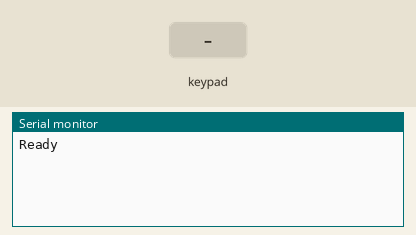
Bench run of a sketch on a simulated Arduino Micro, built with avr-gcc and run on an emulated ATmega32U4. Parts: the last lines printed to the serial monitor. Inputs (shaded band) come from the test bench. USB keyboard and mouse output is not drawn.

Above: at 2.2 s.
2.3 s: key '4' pressed
At 3.4 s:
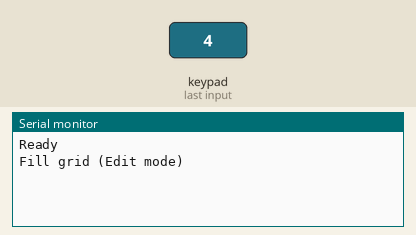
3.8 s: keypad keys 1 2 pressed 0.4 s apart
At 4.9 s:
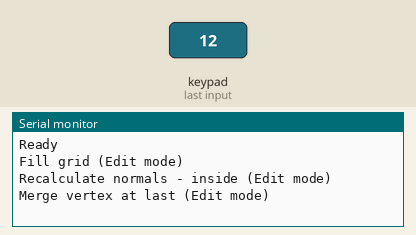
6.1 s: key '9' pressed
At 6.6 s:
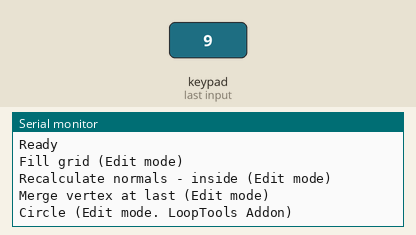
7.6 s: keypad keys 2 5 pressed 0.4 s apart
At 8.9 s:
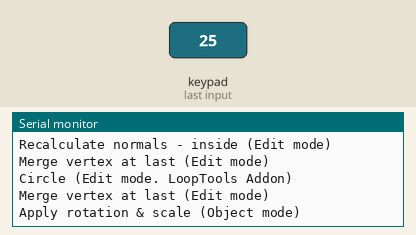
9.9 s: key '3' pressed
At 10.4 s:
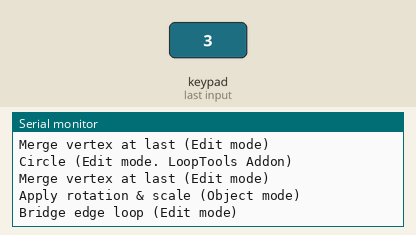
11.4 s: key '8' pressed
At 11.8 s:
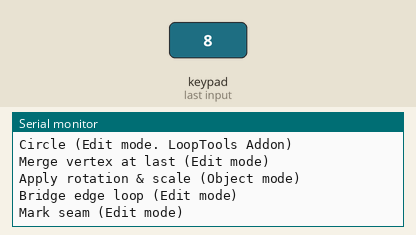

The sketch:

TenKeysKeyboard.ino
```cpp
// (licence header left out)
#include <Keypad.h>
#include <Keyboard.h>
#include "config.h"

Keypad kp = Keypad(makeKeymap(keymap), rowPins, colPins, ROWS, COLS);
bool shadeFlat = true;

void setup()
{
  Keyboard.begin();
  Serial.begin(9600);
  delay(1000);
  Serial.println("Ready");
}

void loop()
{
  blenderProfile();
}

/**
 * Macros for Blender 2.78c
 *
 * k1:  Recalculate normals - outside (Edit mode)
 * k2:  Recalculate normals - inside  (Edit mode)
 * k3:  Merge vertex at last          (Edit mode)
 * k4:  Bridge edge loop              (Edit mode)
 * k5:  Fill grid                     (Edit mode)
 * k6:  Apply rotation & scale        (Object mode)
 * k7:  Toggle Smooth/Flat shading    (Object/Edit mode)
 * k8:  Set origin                    (Object mode)
 * k9:  Mark seam                     (Edit mode)
 * k10: Circle - LoopTools Addon      (Edit mode)
 */
void blenderProfile()
{
  char keyPressed = kp.getKey();

  if(keyPressed != NO_KEY)
  {
    switch(keyPressed)
    {
      case '0':
        // Ctrl+N
        Serial.println("Recalculate normals - outside (Edit mode)");
        Keyboard.press(KEY_LEFT_CTRL);
        Keyboard.press('n');
        Keyboard.releaseAll();
        break;
      case '1':
        // Ctrl+Shift+N
        Serial.println("Recalculate normals - inside (Edit mode)");
        Keyboard.press(KEY_LEFT_CTRL);
        Keyboard.press(KEY_LEFT_SHIFT);
        Keyboard.press('n');
        Keyboard.releaseAll();
        break;
      case '2':
        // Alt+M, Alt+L
        Serial.println("Merge vertex at last (Edit mode)");
        Keyboard.press(KEY_LEFT_ALT);
        Keyboard.press('m');
        delay(50);
        Keyboard.releaseAll();
        Keyboard.press(KEY_LEFT_ALT);
        Keyboard.press('l');
        delay(50);
        Keyboard.releaseAll();
        break;
      case '3':
        // Space, "Bridge Edge Loops", return
        Serial.println("Bridge edge loop (Edit mode)");
        Keyboard.press(' ');
        delay(50);
        Keyboard.release(' ');
        Keyboard.print("Bridge Edge");
        delay(100);
        Keyboard.write(KEY_RETURN);
        break;
      case '4':
        // Space, "Grid Fill", return
        Serial.println("Fill grid (Edit mode)");
        Keyboard.press(' ');
        delay(50);
        Keyboard.release(' ');
        Keyboard.print("Grid Fill");
        delay(100);
        Keyboard.write(KEY_RETURN);
        break;
      case '5':
        // Ctrl+A, Alt+O
        Serial.println("Apply rotation & scale (Object mode)");
        Keyboard.press(KEY_LEFT_CTRL);
        Keyboard.press('a');
        Keyboard.releaseAll();
        Keyboard.press(KEY_LEFT_ALT);
        Keyboard.press('o');
        Keyboard.releaseAll();
        break;
      case '6':
        // Space, "Shade Smooth", return
        // Space, "Shade Flat", return
        Serial.println("Toggle Smooth/Flat shading");
        Keyboard.write(' ');
        Keyboard.press(KEY_DELETE);
        delay(100);
        Keyboard.release(KEY_DELETE);

        if(shadeFlat)
        {
          // String splited to avoid bug with the double "oo" on word "smooth"
          Keyboard.print("Shade Sm");
          Keyboard.press('o');
          delay(50);
          Keyboard.release('o');
          Keyboard.press('o');
          delay(50);
          Keyboard.release('o');
          Keyboard.print("th");
        }
        else
        {
          Keyboard.print("Shade Flat");
        }
        delay(100);
        Keyboard.write(KEY_RETURN);
        Keyboard.releaseAll();
        shadeFlat = !shadeFlat;
        break;
      case '7':
        // Shift+Ctrl+Alt+C
        Serial.println("Set origin (Object mode)");
        Keyboard.press(KEY_LEFT_SHIFT);
        Keyboard.press(KEY_LEFT_CTRL);
        Keyboard.press(KEY_LEFT_ALT);
        Keyboard.press('c');
        Keyboard.releaseAll();
        break;
      case '8':
        // Ctrl+E, Alt+A
        Serial.println("Mark seam (Edit mode)");
        Keyboard.press(KEY_LEFT_CTRL);
        Keyboard.press('e');
        Keyboard.releaseAll();
        Keyboard.press(KEY_LEFT_ALT);
        Keyboard.press('a');
        Keyboard.releaseAll();
        break;
      case '9':
        // W, ALT+L, ALT+C
        Serial.println("Circle (Edit mode. LoopTools Addon)");
        Keyboard.press('w');
        Keyboard.releaseAll();
        Keyboard.press(KEY_LEFT_ALT);
        Keyboard.press('l');
        Keyboard.releaseAll();
        Keyboard.press(KEY_LEFT_ALT);
        Keyboard.press('c');
        Keyboard.releaseAll();
        break;
    }
  }
}

/**
 * For testing keys and actions
 */
//void keyTest()
//{
////  char keyPressed = kp.getKey();
////
////  if(keyPressed != NO_KEY)
////  {
////    Serial.println(keyPressed);
////  }
//
//  String msg = "";
//  if(kp.getKeys())
//  {
//    for (int i=0; i<LIST_MAX; i++)   // Scan the whole key list.
//    {
//      // Only find keys that have changed state.
//      if ( kp.key[i].stateChanged )
//      {
//          switch (kp.key[i].kstate) {  // Report active key state : IDLE, PRESSED, HOLD, or RELEASED
//              case PRESSED:
//              msg = " PRESSED.";
//          break;
//              case HOLD:
//              msg = " HOLD.";
//          break;
//              case RELEASED:
//              msg = " RELEASED.";
//          break;
//              case IDLE:
//              msg = " IDLE.";
//          }
//          Serial.print("Key ");
//          Serial.print(kp.key[i].kchar);
//          Serial.println(msg);
//      }
//    }
//  }
//}
```

config.h
```cpp
/**
 * Ten Keys Keyboard configuration
 *
 * Set for Arduino Micro and a 2x5
 * Cherry MX maxtrix
 */

#ifndef config_h
#define config_h

const byte ROWS = 5;
const byte COLS = 2;

char keymap[ROWS][COLS] =
{
  {'4', '9'}, // K10, K5
  {'3', '8'}, // K9, K4
  {'2', '7'}, // K8, K3
  {'1', '6'}, // K7, K2
  {'0', '5'}  // K6, K1
};

byte rowPins[ROWS] = {A10, A0, A1, A2, A3};
byte colPins[COLS] = {A6, A7};

#endif
```

Measured:
- after the input at 2.3 s, the serial monitor: prints a new line at once (image 1)
- after the input at 3.8 s, the serial monitor: prints a new line at once (image 2)
- after the input at 6.1 s, the serial monitor: prints a new line at once (image 3)
- after the input at 7.6 s, the serial monitor: prints a new line at once (image 4)
- after the input at 9.9 s, the serial monitor: prints a new line at once (image 5)
- after the input at 11.4 s, the serial monitor: prints a new line at once (image 6)
